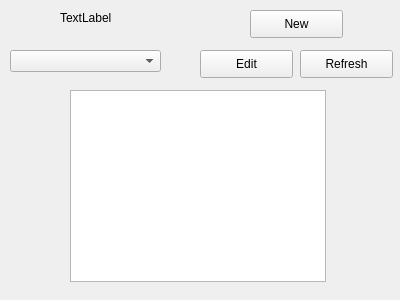
<?xml version="1.0" encoding="UTF-8"?>
<ui version="4.0">
 <class>Form</class>
 <widget class="QWidget" name="Form">
  <property name="geometry">
   <rect>
    <x>0</x>
    <y>0</y>
    <width>400</width>
    <height>300</height>
   </rect>
  </property>
  <property name="windowTitle">
   <string>Form</string>
  </property>
  <widget class="QComboBox" name="comboBox">
   <property name="geometry">
    <rect>
     <x>10</x>
     <y>50</y>
     <width>151</width>
     <height>22</height>
    </rect>
   </property>
  </widget>
  <widget class="QPushButton" name="pushButton">
   <property name="geometry">
    <rect>
     <x>200</x>
     <y>50</y>
     <width>93</width>
     <height>28</height>
    </rect>
   </property>
   <property name="text">
    <string>Edit</string>
   </property>
  </widget>
  <widget class="QPushButton" name="pushButton_2">
   <property name="geometry">
    <rect>
     <x>300</x>
     <y>50</y>
     <width>93</width>
     <height>28</height>
    </rect>
   </property>
   <property name="text">
    <string>Refresh</string>
   </property>
  </widget>
  <widget class="QPushButton" name="pushButton_3">
   <property name="geometry">
    <rect>
     <x>250</x>
     <y>10</y>
     <width>93</width>
     <height>28</height>
    </rect>
   </property>
   <property name="text">
    <string>New</string>
   </property>
  </widget>
  <widget class="QLabel" name="label">
   <property name="geometry">
    <rect>
     <x>60</x>
     <y>10</y>
     <width>55</width>
     <height>16</height>
    </rect>
   </property>
   <property name="text">
    <string>TextLabel</string>
   </property>
  </widget>
  <widget class="QTextBrowser" name="textBrowser">
   <property name="geometry">
    <rect>
     <x>70</x>
     <y>90</y>
     <width>256</width>
     <height>192</height>
    </rect>
   </property>
  </widget>
 </widget>
 <resources/>
 <connections/>
</ui>
